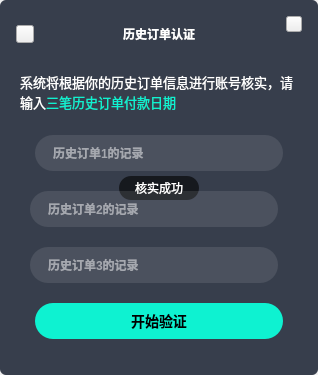
<?xml version="1.0" encoding="UTF-8"?>
<ui version="4.0">
 <class>VCheckOrderWidget</class>
 <widget class="QWidget" name="VCheckOrderWidget">
  <property name="geometry">
   <rect>
    <x>0</x>
    <y>0</y>
    <width>318</width>
    <height>375</height>
   </rect>
  </property>
  <property name="windowTitle">
   <string>VCheckMsgWidget</string>
  </property>
  <property name="styleSheet">
   <string notr="true">#widget_bg
{
	background: #373E4C;
	border-radius: 6px;
}

#label_title
{
	color: white;
	font-weight: 600;
	font: 20px &quot;黑体&quot;;
}

#lineEdit_order1
,#lineEdit_order2
,#lineEdit_order3
{
	border-radius: 18px;
	background: rgba(255,255, 255, 0.1);
	font-size: 12px;
	font-weight: 500;
	color: white;
	padding-left: 16px;
}

#pushButton_check
{
	background: rgb(14, 242, 209);
	border-radius: 18px;
	font: 14px;
	font-weight: 600;
}

#pushButton_code
{
	background: rgb(14, 242, 209);
	border-radius: 9px;
	font: 12px;
	font-weight: 400;
}

#label_toast
{
	color: rgba(255, 255, 255);
	background: rgba(0, 0, 0, 0.6);
	border-radius: 12px;
	font-weight: 400;
}
</string>
  </property>
  <layout class="QGridLayout" name="gridLayout">
   <property name="leftMargin">
    <number>0</number>
   </property>
   <property name="topMargin">
    <number>0</number>
   </property>
   <property name="rightMargin">
    <number>0</number>
   </property>
   <property name="bottomMargin">
    <number>0</number>
   </property>
   <property name="spacing">
    <number>0</number>
   </property>
   <item row="0" column="0">
    <widget class="QWidget" name="widget_bg" native="true">
     <widget class="QPushButton" name="pushButton_close">
      <property name="geometry">
       <rect>
        <x>286</x>
        <y>16</y>
        <width>16</width>
        <height>16</height>
       </rect>
      </property>
      <property name="text">
       <string/>
      </property>
     </widget>
     <widget class="QPushButton" name="pushButton_back">
      <property name="geometry">
       <rect>
        <x>16</x>
        <y>25</y>
        <width>18</width>
        <height>18</height>
       </rect>
      </property>
      <property name="text">
       <string/>
      </property>
     </widget>
     <widget class="QPushButton" name="pushButton_check">
      <property name="geometry">
       <rect>
        <x>35</x>
        <y>303</y>
        <width>248</width>
        <height>36</height>
       </rect>
      </property>
      <property name="text">
       <string>开始验证</string>
      </property>
     </widget>
     <widget class="QLineEdit" name="lineEdit_order1">
      <property name="geometry">
       <rect>
        <x>35</x>
        <y>135</y>
        <width>248</width>
        <height>36</height>
       </rect>
      </property>
      <property name="placeholderText">
       <string>历史订单1的记录</string>
      </property>
     </widget>
     <widget class="QLabel" name="label_title">
      <property name="geometry">
       <rect>
        <x>99</x>
        <y>20</y>
        <width>120</width>
        <height>28</height>
       </rect>
      </property>
      <property name="text">
       <string>历史订单认证</string>
      </property>
      <property name="alignment">
       <set>Qt::AlignCenter</set>
      </property>
     </widget>
     <widget class="QLabel" name="label_toast">
      <property name="geometry">
       <rect>
        <x>119</x>
        <y>176</y>
        <width>80</width>
        <height>24</height>
       </rect>
      </property>
      <property name="text">
       <string>核实成功</string>
      </property>
      <property name="alignment">
       <set>Qt::AlignCenter</set>
      </property>
     </widget>
     <widget class="QLabel" name="label_txt">
      <property name="geometry">
       <rect>
        <x>20</x>
        <y>72</y>
        <width>278</width>
        <height>39</height>
       </rect>
      </property>
      <property name="text">
       <string>&lt;html&gt;&lt;head/&gt;&lt;body&gt;&lt;p style=&quot;font-size: 13px;font-weight: 400;color: #FFFFFF;line-height: 20px;&quot;&gt;系统将根据你的历史订单信息进行账号核实，请输入&lt;span style=&quot; color:#0EF2D1;&quot;&gt;三笔历史订单付款日期&lt;/span&gt;&lt;/p&gt;&lt;/body&gt;&lt;/html&gt;</string>
      </property>
      <property name="wordWrap">
       <bool>true</bool>
      </property>
     </widget>
     <widget class="QLineEdit" name="lineEdit_order2">
      <property name="geometry">
       <rect>
        <x>30</x>
        <y>191</y>
        <width>248</width>
        <height>36</height>
       </rect>
      </property>
      <property name="placeholderText">
       <string>历史订单2的记录</string>
      </property>
     </widget>
     <widget class="QLineEdit" name="lineEdit_order3">
      <property name="geometry">
       <rect>
        <x>30</x>
        <y>247</y>
        <width>248</width>
        <height>36</height>
       </rect>
      </property>
      <property name="placeholderText">
       <string>历史订单3的记录</string>
      </property>
     </widget>
    </widget>
   </item>
  </layout>
 </widget>
 <layoutdefault spacing="6" margin="11"/>
 <resources/>
 <connections/>
</ui>
